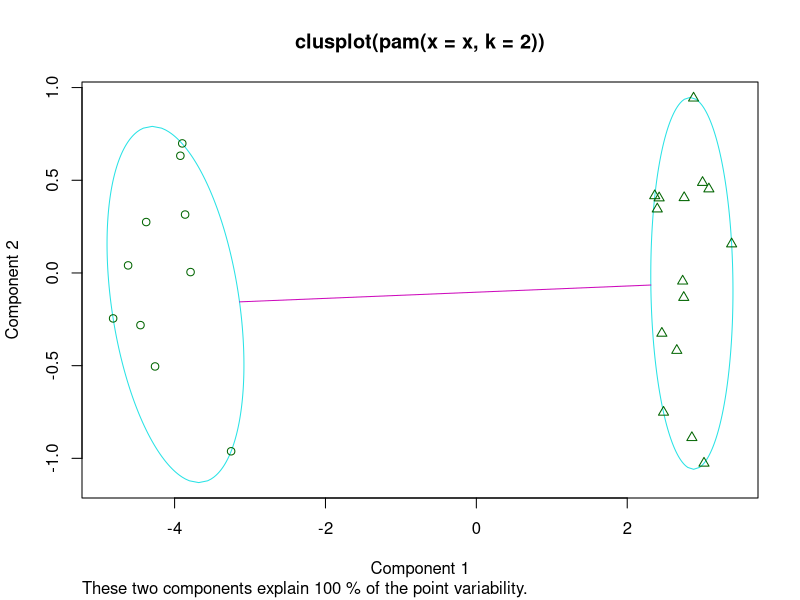
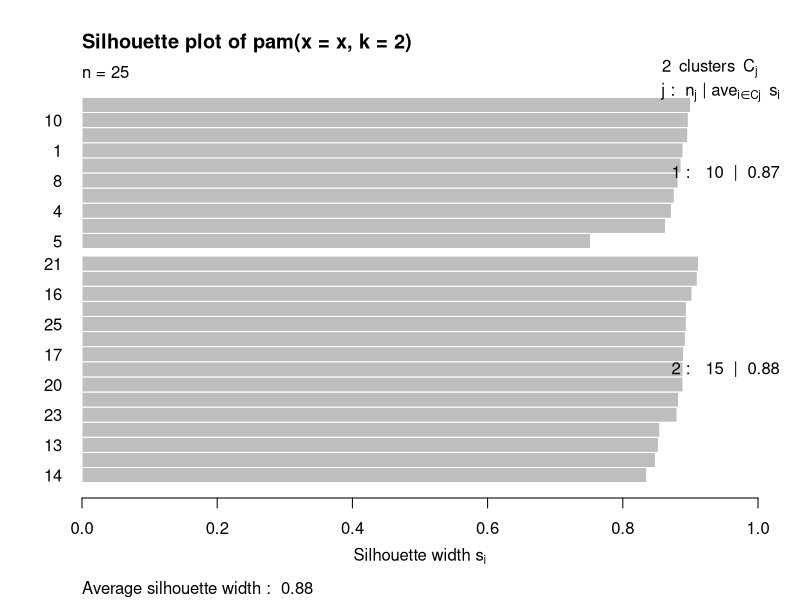
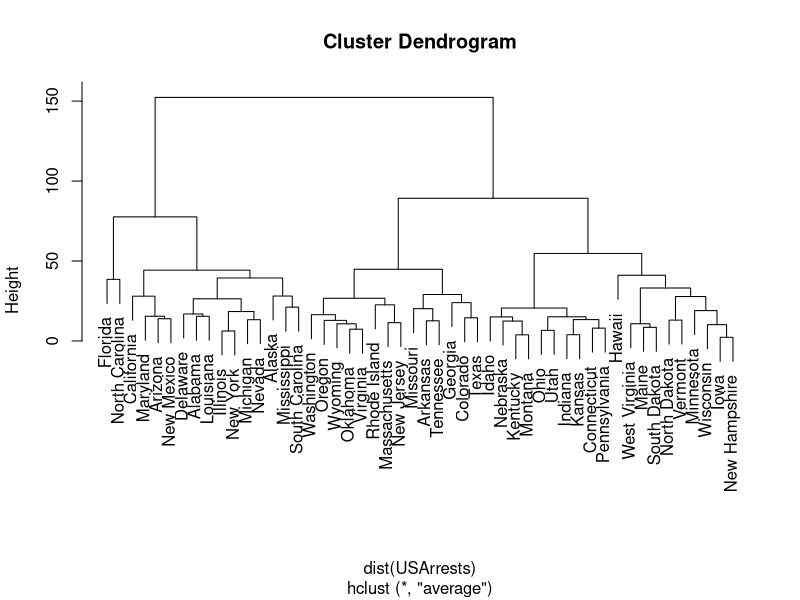
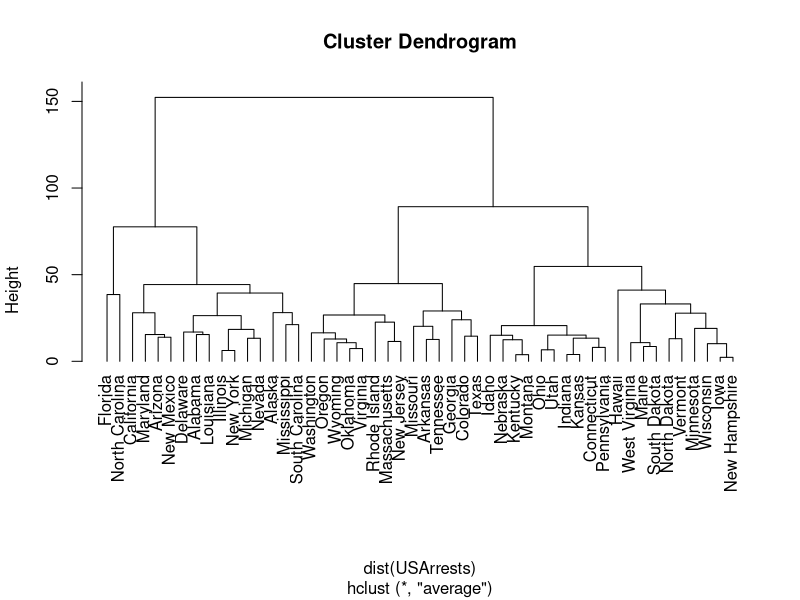
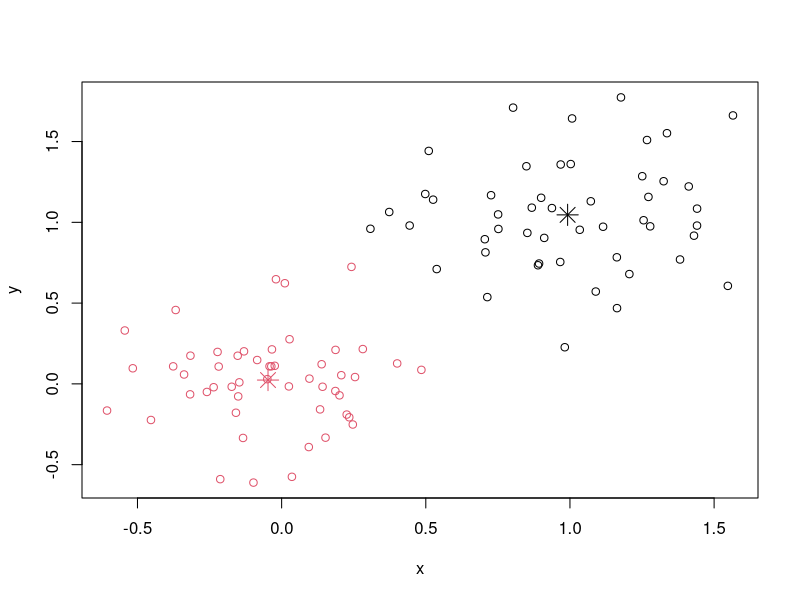

The R source for these figures, in order:
##### Partitioning around mediods

library(cluster)

## generate 25 objects, divided into 2 clusters.
x <- rbind(cbind(rnorm(10,0,0.5), rnorm(10,0,0.5)),
           cbind(rnorm(15,5,0.5), rnorm(15,5,0.5)))
pamx <- pam(x, 2)
pamx # Medoids: '7' and '25' ...
summary(pamx)
plot(pamx)


###### Heirarchial clustering

library(cluster)
library(graphics)

## violent crime rates by US state
hc <- hclust(dist(USArrests), "ave")
plot(hc)
plot(hc, hang = -1)


###### k-Means clustering

library(graphics)

# a 2-dimensional example
x <- rbind(matrix(rnorm(100, sd = 0.3), ncol = 2),
           matrix(rnorm(100, mean = 1, sd = 0.3), ncol = 2))
colnames(x) <- c("x", "y")
(cl <- kmeans(x, 2))
plot(x, col = cl$cluster)
points(cl$centers, col = 1:2, pch = 8, cex = 2)
